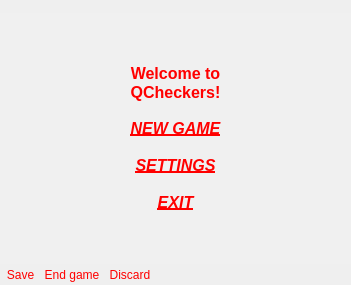
<?xml version="1.0" encoding="UTF-8"?>
<ui version="4.0">
 <class>MainWindow</class>
 <widget class="QMainWindow" name="MainWindow">
  <property name="geometry">
   <rect>
    <x>0</x>
    <y>0</y>
    <width>351</width>
    <height>285</height>
   </rect>
  </property>
  <property name="windowTitle">
   <string>MainWindow</string>
  </property>
  <property name="styleSheet">
   <string notr="true">QWidget {
	border: 0px solid black;
}</string>
  </property>
  <widget class="QWidget" name="centralWidget">
   <layout class="QHBoxLayout" name="horizontalLayout">
    <property name="spacing">
     <number>0</number>
    </property>
    <property name="margin">
     <number>0</number>
    </property>
    <item>
     <widget class="QStackedWidget" name="stackedWidget">
      <property name="currentIndex">
       <number>1</number>
      </property>
      <widget class="QWidget" name="gamePage">
       <property name="styleSheet">
        <string notr="true">#gamePage {
  	background-color: rgba(255, 255, 255, 0);
}</string>
       </property>
       <layout class="QHBoxLayout" name="horizontalLayout_2">
        <property name="margin">
         <number>0</number>
        </property>
        <item>
         <widget class="CheckersPicture" name="picture" native="true">
          <property name="sizePolicy">
           <sizepolicy hsizetype="Preferred" vsizetype="Preferred">
            <horstretch>0</horstretch>
            <verstretch>0</verstretch>
           </sizepolicy>
          </property>
         </widget>
        </item>
       </layout>
      </widget>
      <widget class="QWidget" name="menuPage">
       <property name="styleSheet">
        <string notr="true">QWidget{
  	background-color: rgba(255, 255, 255, 20);
}
QToolButton, QLabel {
	background-color: rgba(255, 255, 255, 0);
}</string>
       </property>
       <layout class="QVBoxLayout" name="verticalLayout">
        <property name="spacing">
         <number>15</number>
        </property>
        <property name="margin">
         <number>0</number>
        </property>
        <item>
         <spacer name="verticalSpacer">
          <property name="orientation">
           <enum>Qt::Vertical</enum>
          </property>
          <property name="sizeHint" stdset="0">
           <size>
            <width>20</width>
            <height>40</height>
           </size>
          </property>
         </spacer>
        </item>
        <item>
         <widget class="QLabel" name="statusLabel">
          <property name="font">
           <font>
            <pointsize>13</pointsize>
            <weight>75</weight>
            <bold>true</bold>
           </font>
          </property>
          <property name="styleSheet">
           <string notr="true">color: red;</string>
          </property>
          <property name="text">
           <string>&lt;!DOCTYPE HTML PUBLIC &quot;-//W3C//DTD HTML 4.0//EN&quot; &quot;http://www.w3.org/TR/REC-html40/strict.dtd&quot;&gt;
&lt;html&gt;&lt;head&gt;&lt;meta name=&quot;qrichtext&quot; content=&quot;1&quot; /&gt;&lt;style type=&quot;text/css&quot;&gt;
p, li { white-space: pre-wrap; }
&lt;/style&gt;&lt;/head&gt;&lt;body style=&quot; font-family:'MS Shell Dlg 2'; font-size:8.25pt; font-weight:400; font-style:normal;&quot;&gt;
&lt;p style=&quot; margin-top:0px; margin-bottom:0px; margin-left:0px; margin-right:0px; -qt-block-indent:0; text-indent:0px;&quot;&gt;&lt;span style=&quot; font-size:12pt; font-weight:600;&quot;&gt;Welcome to&lt;/span&gt;&lt;/p&gt;
&lt;p style=&quot; margin-top:0px; margin-bottom:0px; margin-left:0px; margin-right:0px; -qt-block-indent:0; text-indent:0px;&quot;&gt;&lt;span style=&quot; font-size:12pt; font-weight:600;&quot;&gt;QCheckers!&lt;/span&gt;&lt;/p&gt;&lt;/body&gt;&lt;/html&gt;</string>
          </property>
          <property name="alignment">
           <set>Qt::AlignCenter</set>
          </property>
         </widget>
        </item>
        <item>
         <widget class="QToolButton" name="tbNew">
          <property name="sizePolicy">
           <sizepolicy hsizetype="Expanding" vsizetype="Fixed">
            <horstretch>0</horstretch>
            <verstretch>0</verstretch>
           </sizepolicy>
          </property>
          <property name="font">
           <font>
            <pointsize>12</pointsize>
            <weight>75</weight>
            <italic>true</italic>
            <bold>true</bold>
            <underline>true</underline>
           </font>
          </property>
          <property name="styleSheet">
           <string notr="true">color: red;
</string>
          </property>
          <property name="text">
           <string>NEW GAME</string>
          </property>
          <property name="icon">
           <iconset resource="icons.qrc">
            <normaloff>:/icons/new.png</normaloff>:/icons/new.png</iconset>
          </property>
          <property name="toolButtonStyle">
           <enum>Qt::ToolButtonTextOnly</enum>
          </property>
         </widget>
        </item>
        <item>
         <widget class="QToolButton" name="tbSettings">
          <property name="sizePolicy">
           <sizepolicy hsizetype="Expanding" vsizetype="Fixed">
            <horstretch>0</horstretch>
            <verstretch>0</verstretch>
           </sizepolicy>
          </property>
          <property name="font">
           <font>
            <pointsize>12</pointsize>
            <weight>75</weight>
            <italic>true</italic>
            <bold>true</bold>
            <underline>true</underline>
           </font>
          </property>
          <property name="styleSheet">
           <string notr="true">color: red;
</string>
          </property>
          <property name="text">
           <string>SETTINGS</string>
          </property>
          <property name="icon">
           <iconset resource="icons.qrc">
            <normaloff>:/icons/preferences.png</normaloff>:/icons/preferences.png</iconset>
          </property>
          <property name="toolButtonStyle">
           <enum>Qt::ToolButtonTextOnly</enum>
          </property>
         </widget>
        </item>
        <item>
         <widget class="QToolButton" name="tbExit">
          <property name="sizePolicy">
           <sizepolicy hsizetype="Expanding" vsizetype="Fixed">
            <horstretch>0</horstretch>
            <verstretch>0</verstretch>
           </sizepolicy>
          </property>
          <property name="font">
           <font>
            <pointsize>12</pointsize>
            <weight>75</weight>
            <italic>true</italic>
            <bold>true</bold>
            <underline>true</underline>
           </font>
          </property>
          <property name="styleSheet">
           <string notr="true">color: red;
</string>
          </property>
          <property name="text">
           <string>EXIT</string>
          </property>
          <property name="icon">
           <iconset resource="icons.qrc">
            <normaloff>:/icons/exit.png</normaloff>:/icons/exit.png</iconset>
          </property>
          <property name="toolButtonStyle">
           <enum>Qt::ToolButtonTextOnly</enum>
          </property>
         </widget>
        </item>
        <item>
         <spacer name="verticalSpacer_2">
          <property name="orientation">
           <enum>Qt::Vertical</enum>
          </property>
          <property name="sizeHint" stdset="0">
           <size>
            <width>20</width>
            <height>40</height>
           </size>
          </property>
         </spacer>
        </item>
       </layout>
      </widget>
      <widget class="QWidget" name="settingsPage">
       <property name="styleSheet">
        <string notr="true">#settingsPage {
	background-color: rgba(255, 255, 255, 150);
}

QLabel, QCheckBox, QComboBox {
  color: black;
}</string>
       </property>
       <layout class="QVBoxLayout" name="verticalLayout_2">
        <item>
         <spacer name="verticalSpacer_4">
          <property name="orientation">
           <enum>Qt::Vertical</enum>
          </property>
          <property name="sizeHint" stdset="0">
           <size>
            <width>20</width>
            <height>59</height>
           </size>
          </property>
         </spacer>
        </item>
        <item>
         <layout class="QFormLayout" name="formLayout">
          <property name="fieldGrowthPolicy">
           <enum>QFormLayout::AllNonFixedFieldsGrow</enum>
          </property>
          <item row="0" column="0">
           <widget class="QLabel" name="label_5">
            <property name="text">
             <string>Color</string>
            </property>
           </widget>
          </item>
          <item row="0" column="1">
           <widget class="QComboBox" name="comboBoxColor"/>
          </item>
          <item row="1" column="0">
           <widget class="QLabel" name="label">
            <property name="text">
             <string>Game type</string>
            </property>
           </widget>
          </item>
          <item row="1" column="1">
           <widget class="QComboBox" name="comboBox"/>
          </item>
          <item row="2" column="0">
           <widget class="QLabel" name="label_2">
            <property name="text">
             <string>Search depth</string>
            </property>
           </widget>
          </item>
          <item row="2" column="1">
           <widget class="QSpinBox" name="spinBox"/>
          </item>
          <item row="3" column="0">
           <widget class="QCheckBox" name="cbHourglass">
            <property name="text">
             <string>Show hourglass</string>
            </property>
           </widget>
          </item>
          <item row="4" column="0">
           <widget class="QCheckBox" name="cbStatusBar">
            <property name="text">
             <string>Show status and time</string>
            </property>
           </widget>
          </item>
         </layout>
        </item>
        <item>
         <spacer name="verticalSpacer_3">
          <property name="orientation">
           <enum>Qt::Vertical</enum>
          </property>
          <property name="sizeHint" stdset="0">
           <size>
            <width>20</width>
            <height>59</height>
           </size>
          </property>
         </spacer>
        </item>
       </layout>
      </widget>
     </widget>
    </item>
   </layout>
  </widget>
  <widget class="QToolBar" name="toolBar">
   <property name="windowTitle">
    <string/>
   </property>
   <property name="styleSheet">
    <string notr="true">QWidget {
background-color: rgba(255, 255, 255, 0);
}

QToolButton {
color: red;
}
QToolButton::!enabled {
color: rgba(255, 255, 255, 0);
}</string>
   </property>
   <property name="movable">
    <bool>false</bool>
   </property>
   <property name="iconSize">
    <size>
     <width>32</width>
     <height>32</height>
    </size>
   </property>
   <property name="toolButtonStyle">
    <enum>Qt::ToolButtonIconOnly</enum>
   </property>
   <property name="floatable">
    <bool>false</bool>
   </property>
   <attribute name="toolBarArea">
    <enum>BottomToolBarArea</enum>
   </attribute>
   <attribute name="toolBarBreak">
    <bool>false</bool>
   </attribute>
   <addaction name="actionSave_Settings"/>
   <addaction name="actionEndGame"/>
   <addaction name="actionDiscard_Settings"/>
  </widget>
  <widget class="QToolBar" name="statusToolBar">
   <property name="windowTitle">
    <string>toolBar_2</string>
   </property>
   <property name="styleSheet">
    <string notr="true">QWidget {
background-color: rgba(255, 255, 255, 0);
}

QToolButton {
color: red;
border: 0px solid black;
}
QToolButton::!enabled {
color: rgba(255, 255, 255, 0);
}</string>
   </property>
   <property name="movable">
    <bool>false</bool>
   </property>
   <property name="allowedAreas">
    <set>Qt::TopToolBarArea</set>
   </property>
   <property name="floatable">
    <bool>false</bool>
   </property>
   <attribute name="toolBarArea">
    <enum>TopToolBarArea</enum>
   </attribute>
   <attribute name="toolBarBreak">
    <bool>false</bool>
   </attribute>
  </widget>
  <action name="actionAboutCheckers">
   <property name="icon">
    <iconset>
     <normaloff>:/icons/help-about.png</normaloff>:/icons/help-about.png</iconset>
   </property>
   <property name="text">
    <string>&amp;About Checkers</string>
   </property>
  </action>
  <action name="actionAboutQt">
   <property name="text">
    <string>About Qt</string>
   </property>
  </action>
  <action name="actionSettings">
   <property name="icon">
    <iconset resource="icons.qrc">
     <normaloff>:/icons/preferences.png</normaloff>:/icons/preferences.png</iconset>
   </property>
   <property name="text">
    <string>Settings</string>
   </property>
   <property name="shortcut">
    <string>Ctrl+P</string>
   </property>
  </action>
  <action name="actionStartNewGame">
   <property name="icon">
    <iconset resource="icons.qrc">
     <normaloff>:/icons/new.png</normaloff>:/icons/new.png</iconset>
   </property>
   <property name="text">
    <string>Start &amp;new game</string>
   </property>
   <property name="shortcut">
    <string>Ctrl+N</string>
   </property>
  </action>
  <action name="actionEndGame">
   <property name="text">
    <string>&amp;End game</string>
   </property>
   <property name="shortcut">
    <string>Ctrl+W</string>
   </property>
  </action>
  <action name="actionExit">
   <property name="icon">
    <iconset resource="icons.qrc">
     <normaloff>:/icons/exit.png</normaloff>:/icons/exit.png</iconset>
   </property>
   <property name="text">
    <string>&amp;Exit</string>
   </property>
   <property name="shortcut">
    <string>Ctrl+Q</string>
   </property>
  </action>
  <action name="actionOpen">
   <property name="icon">
    <iconset>
     <normaloff>:/icons/open.png</normaloff>:/icons/open.png</iconset>
   </property>
   <property name="text">
    <string>&amp;Open</string>
   </property>
   <property name="shortcut">
    <string>Ctrl+O</string>
   </property>
  </action>
  <action name="actionSave">
   <property name="icon">
    <iconset>
     <normaloff>:/icons/save.png</normaloff>:/icons/save.png</iconset>
   </property>
   <property name="text">
    <string>&amp;Save</string>
   </property>
   <property name="shortcut">
    <string>Ctrl+S</string>
   </property>
  </action>
  <action name="actionSave_Settings">
   <property name="text">
    <string>Save</string>
   </property>
  </action>
  <action name="actionDiscard_Settings">
   <property name="text">
    <string>Discard</string>
   </property>
  </action>
 </widget>
 <layoutdefault spacing="6" margin="11"/>
 <customwidgets>
  <customwidget>
   <class>CheckersPicture</class>
   <extends>QWidget</extends>
   <header>checkerspicture.h</header>
   <container>1</container>
  </customwidget>
 </customwidgets>
 <resources>
  <include location="icons.qrc"/>
 </resources>
 <connections/>
</ui>
